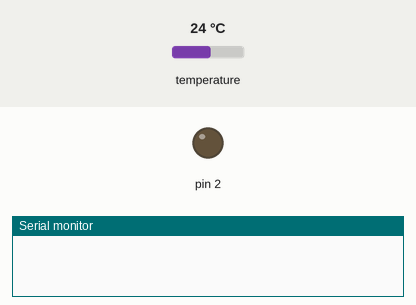
The sketch below on a simulated Arduino Uno, built with avr-gcc and run on an emulated ATmega328P. Shown: output pins drawn as LEDs (lit = HIGH), the last lines printed to the serial monitor. Inputs (shaded band) come from the test bench; at power-on: temperature 24 °C.

Above: at 0.1 s.
At 1.6 s:
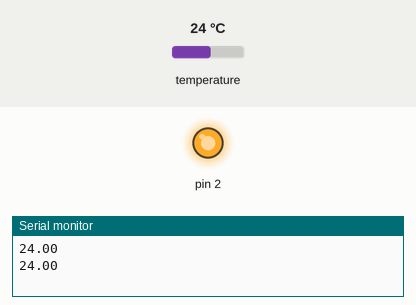
Timing chart, 0 to 3.1 s (numbered marks = the images above):
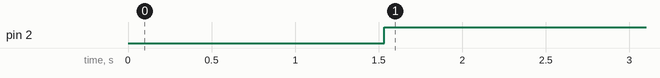

The sketch:

FuzzyControl_Temp.ino
```cpp
// @author Tomas de Camino Beck
// www.inventoria.org
#include <OneWire.h>
#include <DallasTemperature.h>
#include <FuzzyControl.h>

#define AMP 40
#define TT

float t = 0.0;
float off = 0.0;
float deltaTemp = 0;

fuzzyDomain temp, delta, out;

OneWire oneWire(A1);
DallasTemperature sensors(&oneWire);

void setup() {
  // put your setup code here, to run once:

  pinMode(2, OUTPUT);
  sensors.begin();//inicia las lescturas del sensor

  //Crea Dominios
  temp.nset=3;
  temp.fset = new fuzzyDef[temp.nset];
  delta.nset=3;
  delta.fset = new fuzzyDef[temp.nset];
  out.nset=5;
  out.fset = new fuzzyDef[temp.nset];

  //rango de acci'on
  setDomain(&temp,TT-5,TT+5);
  setDomain(&delta,-2,2);
  setDomain(&out,0,1);

  Serial.begin(9600);
}

void loop() {
  // Leer sensores

  sensors.requestTemperatures();//pide las lecturas al sensor

  //Inferencia

  //Defuzificacion


  //Esta es una forma de controlar encendido y apagado
  //el ciclo se controla con la variable 0<=off<=1
  abs(sin(AMP * t)) > off ? digitalWrite(2, HIGH) : digitalWrite(2, LOW);
  t += 0.01;//para ir creando los ciclos


  Serial.println(sensors.getTempCByIndex(0));
}
```

Measured:
- by itself, pin 2: LOW → HIGH at 1.5 s
